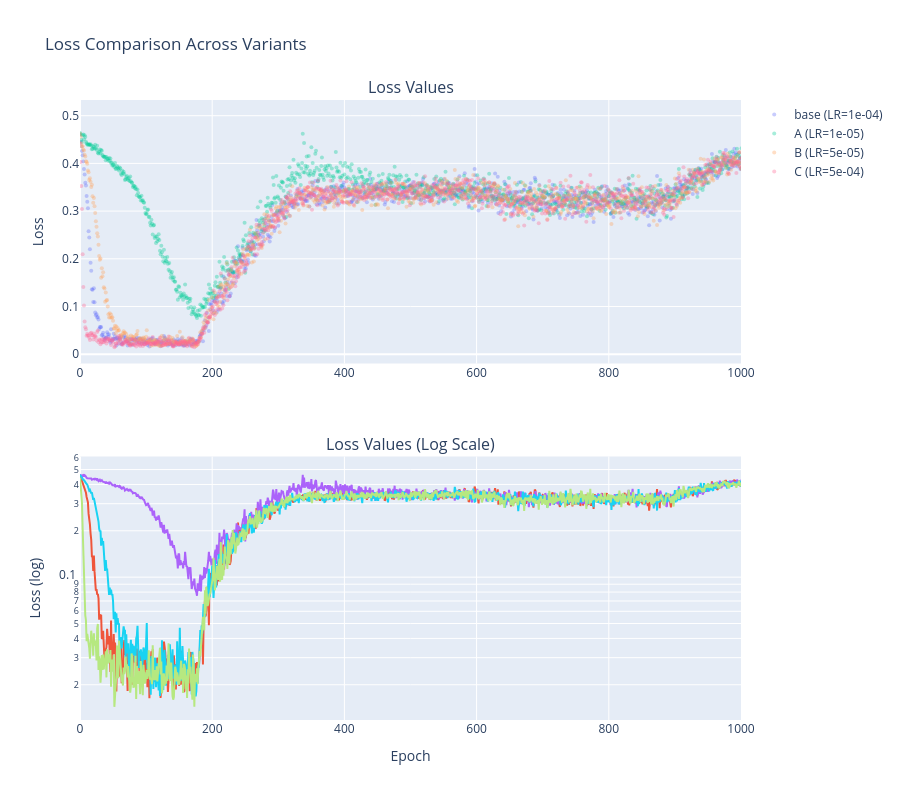

Notebook source saved alongside this figure:
### Markdown cell above
## Loss Values Comparison

### Code cell
from plotly.subplots import make_subplots

fig = make_subplots(
    rows=2,
    cols=1,
    subplot_titles=("Loss Values", "Loss Values (Log Scale)"),
    vertical_spacing=0.15,
)

for variant, data in evals.items():
    lr = variant_configs[variant]["lr"]
    loss_epoch = [
        data["loss_values"]["loss_values"][j]
        for j in data["loss_values"]["epoch_values"]
    ]

    # Regular scale
    fig.add_trace(
        go.Scatter(
            y=loss_epoch,
            # mode="lines",
            name=f"{variant} (LR={lr:.0e})",
            mode="markers",
            # name=f"{variant} - {bot}",
            marker=dict(opacity=0.35, size=4),
        ),
        row=1,
        col=1,
    )

    # Log scale
    fig.add_trace(
        go.Scatter(
            y=loss_epoch,
            mode="lines",
            name=f"{variant} (LR={lr:.0e})",
            showlegend=False,
        ),
        row=2,
        col=1,
    )

fig.update_layout(height=800, title_text="Loss Comparison Across Variants")
fig.update_yaxes(title_text="Loss", row=1, col=1)
fig.update_yaxes(title_text="Loss (log)", type="log", row=2, col=1)
fig.update_xaxes(title_text="Epoch", row=2, col=1)
fig.update_xaxes(range=[0, 1000])
fig.show()

### Figure 1 — Plotly figure (JSON) as saved in the notebook; plotly's stock layout.template omitted (floating-point values rounded to 4 significant figures; data arrays with more than 128 entries replaced by an {"elided": "..."} marker saying what was removed)
{"data": [{"marker": {"opacity": 0.35, "size": 4}, "mode": "markers", "name": "base (LR=1e-04)", "type": "scatter", "xaxis": "x", "y": {"elided": "5000 float values"}, "yaxis": "y"}, {"mode": "lines", "name": "base (LR=1e-04)", "showlegend": false, "type": "scatter", "xaxis": "x2", "y": {"elided": "5000 float values"}, "yaxis": "y2"}, {"marker": {"opacity": 0.35, "size": 4}, "mode": "markers", "name": "A (LR=1e-05)", "type": "scatter", "xaxis": "x", "y": {"elided": "5000 float values"}, "yaxis": "y"}, {"mode": "lines", "name": "A (LR=1e-05)", "showlegend": false, "type": "scatter", "xaxis": "x2", "y": {"elided": "5000 float values"}, "yaxis": "y2"}, {"marker": {"opacity": 0.35, "size": 4}, "mode": "markers", "name": "B (LR=5e-05)", "type": "scatter", "xaxis": "x", "y": {"elided": "5000 float values"}, "yaxis": "y"}, {"mode": "lines", "name": "B (LR=5e-05)", "showlegend": false, "type": "scatter", "xaxis": "x2", "y": {"elided": "5000 float values"}, "yaxis": "y2"}, {"marker": {"opacity": 0.35, "size": 4}, "mode": "markers", "name": "C (LR=5e-04)", "type": "scatter", "xaxis": "x", "y": {"elided": "5000 float values"}, "yaxis": "y"}, {"mode": "lines", "name": "C (LR=5e-04)", "showlegend": false, "type": "scatter", "xaxis": "x2", "y": {"elided": "5000 float values"}, "yaxis": "y2"}], "layout": {"annotations": [{"font": {"size": 16}, "showarrow": false, "text": "Loss Values", "x": 0.5, "xanchor": "center", "xref": "paper", "y": 1, "yanchor": "bottom", "yref": "paper"}, {"font": {"size": 16}, "showarrow": false, "text": "Loss Values (Log Scale)", "x": 0.5, "xanchor": "center", "xref": "paper", "y": 0.425, "yanchor": "bottom", "yref": "paper"}], "height": 800, "title": {"text": "Loss Comparison Across Variants"}, "xaxis": {"anchor": "y", "domain": [0, 1], "range": [0, 1000]}, "xaxis2": {"anchor": "y2", "domain": [0, 1], "range": [0, 1000], "title": {"text": "Epoch"}}, "yaxis": {"anchor": "x", "domain": [0.575, 1], "title": {"text": "Loss"}}, "yaxis2": {"anchor": "x2", "domain": [0, 0.425], "title": {"text": "Loss (log)"}, "type": "log"}}}
